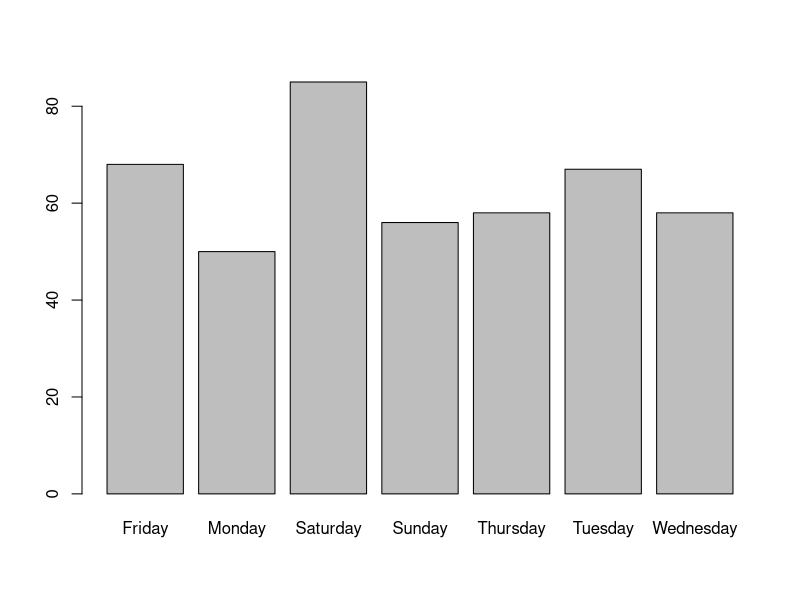
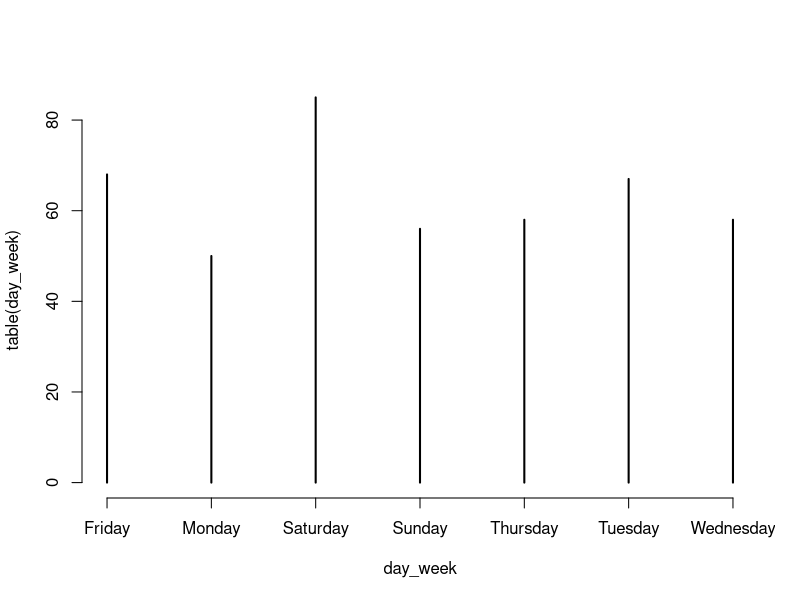
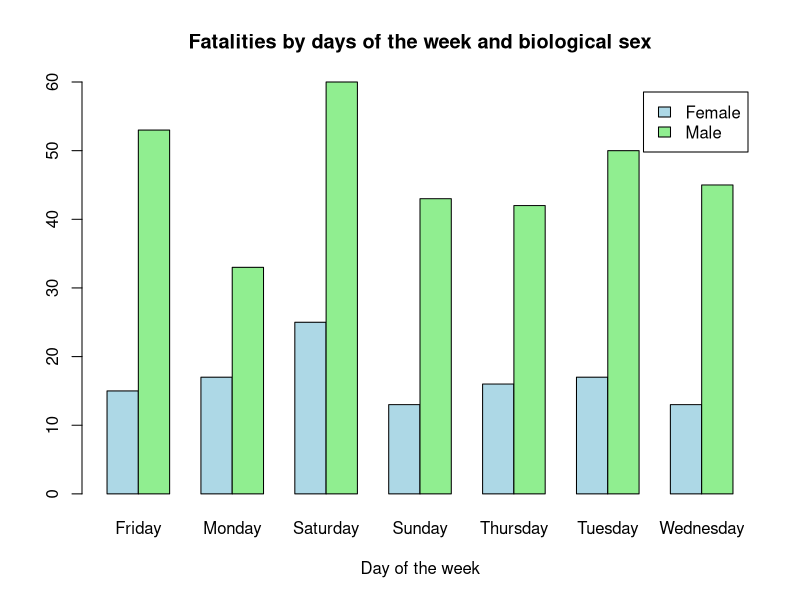

Reproduce these figures in R, in order. (Note: this script raises an error after producing the figures.)
library(tidyverse)
# Read in the Road Fatalities Dataset
data = read.csv("./week_2/Data/2016FatalitiesC.csv", header = T)

# This lists out all the variables in the dataset
names(data)

# This returns the number of dimentions of the data
# Note: CrashID is NOT a Variable, it's a identifier
dim(data)

# This tells you the type of each variable
str(data)

# This selects the "Dayweek" variable from the dataset
day_week = data$Dayweek
# This gets the contents of the "Gender" variable data
gender = data$Gender

# Produces a frequency table of fatalities per day of the week
table(day_week)
# This creates a double frequency table
gender_and_day_week_table = table(gender, day_week)
gender_and_day_week_table

# This ceates a barplot of the "day_week" table
barplot(table(day_week))
plot(table(day_week))

# Creating a scatered bar plot
barplot(gender_and_day_week_table, main="Fatalities by days of the week and biological sex", # nolint
    xlab = "Day of the week", col = c("lightblue", "lightgreen"),
        legend = rownames(gender_and_day_week_table), beside = TRUE
)

# ---------------------------------------------------------------------------------------------------------- # nolint
# Example 2: Investigating Speed Limit

speed_limit = data$Speed_Limit
table(speed_limit)
speed_limit_table = table(speed_limit)
barplot(speed_limit_table)

# This is presenting a double bar plot that plots the frequency of fatalities
# of males and females.
gender_speed_limit_table = table(gender, speed_limit);
barplot(gender_speed_limit_table, main="Fatalities by speed limit and biological sex", # nolint
    xlab = "Speed Limit", col = c("lightblue", "lightgreen"),
        legend = rownames(gender_speed_limit_table), beside = TRUE
)

# ----------------------------------------------------------------------------------------------------------- # nolint
# Lecture 5 - Quantitative data
# Example 1 - Drawing a sinple histogram
# Choosing the age as my variable
age = data$Age
print(age)

# Choosing the class intervals 
breaks = c(0, 18, 25, 70, 100)

# Producing a distribution table
table(cut(age, breaks, right = F))

# produce an histogram
hist(
    age,
    br = breaks,
    freq = F,
    right = F,
    xlab = "Age (in yearas)",
    ylab = "% per year",
    main = "Histogram of age of Road Fatalities"
)

# ----------------------------------------------------------------------------------------------------------- # nolint
# example 2 - controlling for a variable
age_f = data$Age[data$Gender == "Female"]
age_m = data$Age[data$Gender == "Male"]

par(mfrow = c(1, 2))

hist(age_f, freq = F)
hist(age_m, freq = F)
